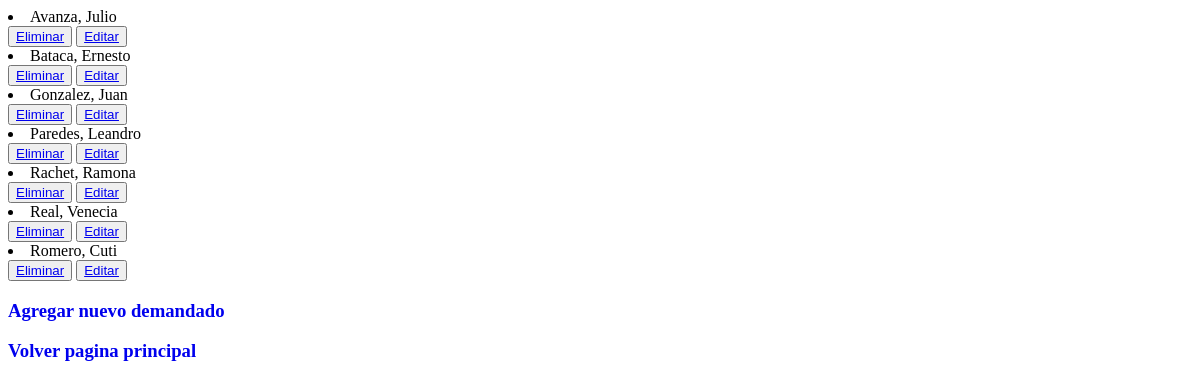
/appdemanda/leerDemandados, run on an earlier commit of the app's database.
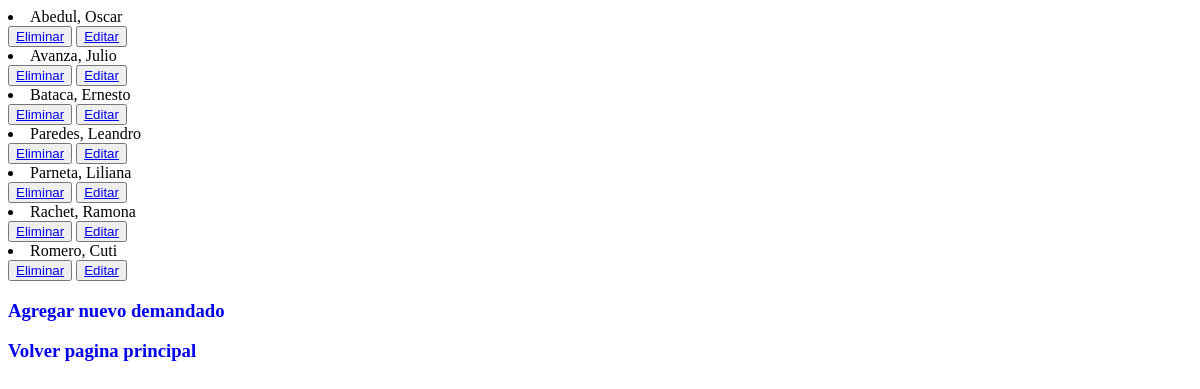
And on a later commit of the database.
### appdemanda/models.py (models this page shows)
class Demandado(models.Model):
    nombre = models.CharField(max_length=20)
    apellido = models.CharField(max_length=20)
    class Meta:
        ordering = ['apellido']
    def __str__(self):
        return f'{self.apellido}, {self.nombre}'

### appdemanda/views.py (the view)
# urls.py: path('leerDemandados',  leerDemandados, name = "leerDemandados"),
def leerDemandados (request):
     demandados = Demandado.objects.all()
     contexto = {"demandados" : demandados}
     return render (request, "leerDemandados.html", contexto)

### appdemanda/templates/leerDemandados.html (shortened to what this page needs)
<!DOCTYPE html>
<html lang="en">
<head>
</head>
<body>
    {% for p in demandados %}
    <li>{{p}}</li>
    <button>
    <a href="{% url 'eliminar_demandado' p.apellido %}"> Eliminar</a>
    </button>
    <button>
    <a href="{% url 'editar_demandado' p.apellido %}"> Editar</a>
    </button>
    {% endfor %}
 <h3><a style="text-decoration: none" href="{% url "demandado" %}">Agregar nuevo demandado</a></h3>
 <h3><a style="text-decoration: none" href="{% url "index" %}">Volver pagina principal</a></h3>
</body>
</html>

What changed in the data, as far as the page shows it:
removed Demandado: apellido+nombre "Gonzalez, Juan"
removed Demandado: apellido+nombre "Real, Venecia"
added Demandado: apellido+nombre "Abedul, Oscar"
added Demandado: apellido+nombre "Parneta, Liliana"
